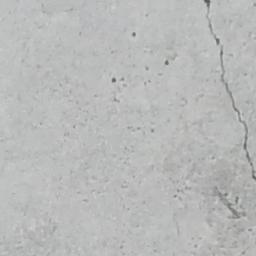
#> input picture Training_Pool_A_Walls/Cracked/7070-118.jpg, 256 x 256 px; its folder holds only this picture in this run
$ jupyter execute --allow-errors 'Phase 1 - Data Exploration.ipynb'
#> lines starting #> are read from the running program, lines starting #| are printed output that depends on the picture; after the words box and inside, x2 and y2 are one past the last pixel; in counts of white or black regions, pixels touching at a corner belong together
### Inventory, class balance and file integrity

[cell 1]
import os
import pandas as pd
import matplotlib.pyplot as plt
import seaborn as sns
from PIL import Image

# Define paths based on the project brief structure
data_dirs = { "Walls": "Training_Pool_A_Walls", "Decks": "Training_Pool_B_Decks"}
categories = ["Cracked", "Non-Cracked"]
stats = []

for domain, root_dir in data_dirs.items():
    for cat in categories:
        path = os.path.join(root_dir, cat)
        if os.path.exists(path):
            files = [f for f in os.listdir(path) if f.lower().endswith(('.png', '.jpg', '.jpeg'))]

            # Basic Integrity Check: Check first image for dimensions
            sample_size = "N/A"
            if files:
                with Image.open(os.path.join(path, files[0])) as img:
#> img is the input picture: PIL image 256x256 RGB; mean R, G, B 184.6, 185.7, 185
                    sample_size = f"{img.size[0]}x{img.size[1]}"
#> sample_size = '256x256'

            stats.append({
                "Domain": domain,
                "Class": cat,
                "Count": len(files),
                "Sample_Resolution": sample_size
            })

# Convert to DataFrame for easy analysis
df_audit = pd.DataFrame(stats)

# Calculate Imbalance Ratios
df_audit['Percentage'] = df_audit.groupby('Domain')['Count'].transform(lambda x: (x / x.sum()) * 100)

print(df_audit)

# Visualizing Class Imbalance
plt.figure(figsize=(10, 6))
sns.barplot(data=df_audit, x='Domain', y='Count', hue='Class')
plt.title("Class Distribution: Walls vs. Decks")
plt.ylabel("Number of Images")
plt.grid(axis='y', linestyle='--', alpha=0.7)
plt.show()
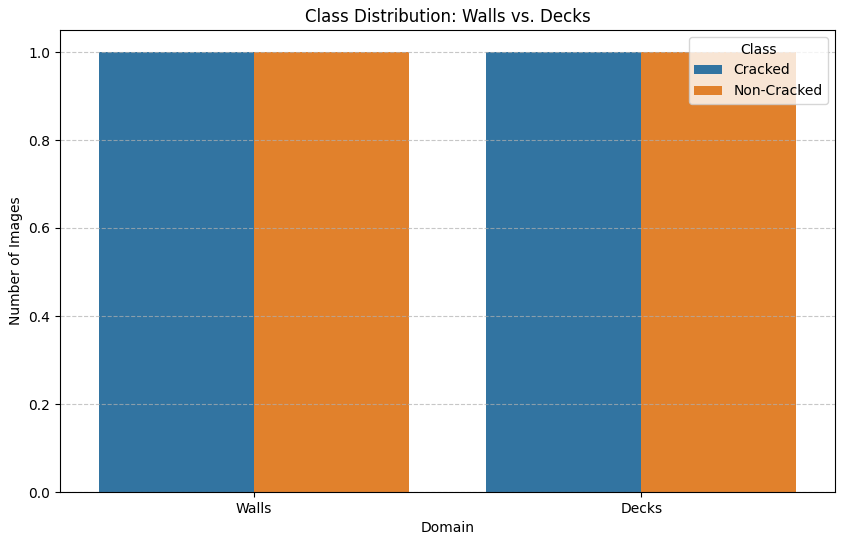
#> figure drawn by matplotlib, 1 panel

### Visual sampling

Generate a grid of images for each category --> look for non-structural features that might confuse CNN --> observe visual differences between walls and decks

[cell 2]
import numpy as np
import random

def plot_category_samples(domain, category, num_samples=8):
    path = os.path.join(data_dirs[domain], category)
    files = [f for f in os.listdir(path) if f.lower().endswith(('.png', '.jpg', '.jpeg'))]
    selected_files = random.sample(files, num_samples)

    fig, axes = plt.subplots(1, num_samples, figsize=(20, 5))
    fig.suptitle(f"Samples: {domain} - {category}", fontsize=16)

    for i, file in enumerate(selected_files):
        img_path = os.path.join(path, file)
        img = Image.open(img_path)
        axes[i].imshow(img)
        axes[i].axis('off')
        # We can also print individual image stats if needed
    plt.show()

# Run for all combinations
#> (the rest of this cell did not finish here and is left out)

### Colour and luminance distribution analysis

- Calculate R,G,B, and Luminance for every image in the Training Pools

- Use data spread to see range of shadows and water stains

- Generate histograms

[cell 3]
import cv2

def get_full_dataset_stats(domain, category):
    """
    Processes every image in the specified directory to extract
    color and luminance statistics.
    """
#> called with domain = 'Walls', category = 'Cracked'
    path = os.path.join(data_dirs[domain], category)
    files = [f for f in os.listdir(path) if f.lower().endswith(('.png', '.jpg', '.jpeg'))]

    means = []
    print(f"Processing {len(files)} images for {domain} - {category}...")

    for file in files:
        img_path = os.path.join(path, file)

        # Load image (OpenCV uses BGR by default)
        img = cv2.imread(img_path)
#> img: shape (256, 256, 3)
        if img is None:
            continue

        # Convert to Gray for luminance statistics
        gray = cv2.cvtColor(img, cv2.COLOR_BGR2GRAY)
        lum_mean = np.mean(gray)
#> lum_mean = 185.2

        # Calculate mean for R, G, B (converting BGR to RGB logic)
        # Using mean(axis=(0,1)) is faster than calculating per channel manually
        b_mean, g_mean, r_mean = np.mean(img, axis=(0, 1))
#> b_mean = 185; g_mean = 185.7; r_mean = 184.6

        means.append([domain, category, r_mean, g_mean, b_mean, lum_mean])

    return means

# 1. Collect data from ALL images
all_stats = []
for domain in data_dirs.keys():
    for cat in categories:
        all_stats.extend(get_full_dataset_stats(domain, cat))

# 2. Convert to DataFrame
df_stats = pd.DataFrame(all_stats, columns=['Domain', 'Class', 'R_Mean', 'G_Mean', 'B_Mean', 'Luminance'])

# 3. Visualization: Full Dataset Luminance Distribution
plt.figure(figsize=(12, 6))
sns.violinplot(data=df_stats, x='Domain', y='Luminance', hue='Class', split=True)
plt.title("Full Dataset: Luminance Distribution (Walls vs. Decks)")
plt.axhline(df_stats['Luminance'].mean(), color='red', linestyle='--', label='Dataset Mean')
plt.legend()
plt.show()
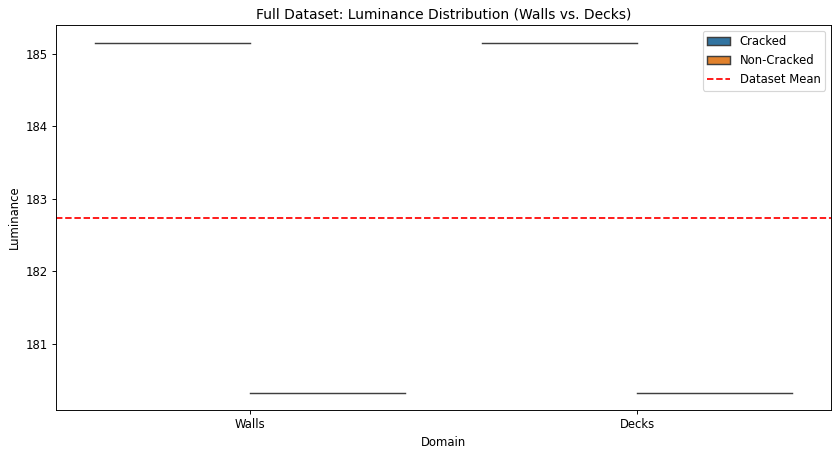
#> figure drawn by matplotlib, 1 panel

# 4. Visualization: Full Dataset RGB Histogram (The "Shape" of your data)
fig, axes = plt.subplots(1, 3, figsize=(20, 6), sharey=True)
channel_cols = ['R_Mean', 'G_Mean', 'B_Mean']
channel_names = ['Red', 'Green', 'Blue']
colors = ['#e74c3c', '#2ecc71', '#3498db']

for i, col in enumerate(channel_cols):
    sns.histplot(data=df_stats, x=col, hue='Domain', kde=True,
                 element="step", palette='mako', ax=axes[i])
    axes[i].set_title(f'Intensity Profile: {channel_names[i]} Channel')
    axes[i].set_xlabel('Mean Pixel Value')

plt.tight_layout()
plt.show()
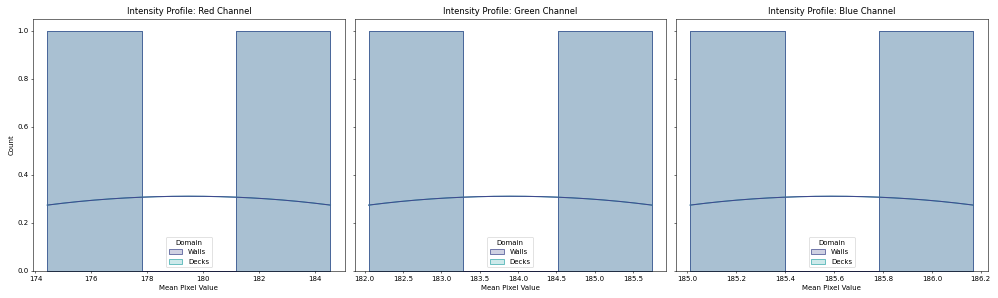
#> figure drawn by matplotlib, 3 panels; panel 1: curve peaks at x = 179.5, y = 0.311; panel 1: curve peaks at x = 179.5, y = 0.311

print("\n--- Summary Statistics (Full Dataset) ---")
print(df_stats.groupby(['Domain', 'Class'])['Luminance'].describe())

- Decks show higher mean luminance compared to walls

- Non-cracked decks show big s.d. and very small min luminance --> presence of deep shadows or deep water stains

- RGB Intensity profiles show very similar peaks and distributions --> justification to convert to grayscale?

- Cracked images have slightly higher mean luminance

### Texture and edge density analysis

Use canny edge detection on dataset to see if we can distinguish between structural cracks and environmental noise

Percentage of edge pixels in every image is calculated to determine if cracked imgs have higher edge density than non-cracked ones

[cell 4]
def get_full_edge_density(domain, category):
    """
    Applies Canny edge detection to every image in the dataset to
    calculate the density of high-frequency structural features.
    """
#> called with domain = 'Walls', category = 'Cracked'
    path = os.path.join(data_dirs[domain], category)
    files = [f for f in os.listdir(path) if f.lower().endswith(('.png', '.jpg', '.jpeg'))]

    edge_stats = []
    print(f"Calculating Edge Density for {len(files)} images in {domain} - {category}...")

    for file in files:
        img_path = os.path.join(path, file)

        # Load as grayscale directly for edge detection
        img = cv2.imread(img_path, 0)
        if img is None:
            continue

        # Apply Canny Edge Detection
        # Thresholds 100/200 are standard; can be tuned based on 'noise' findings
        edges = cv2.Canny(img, 100, 200)
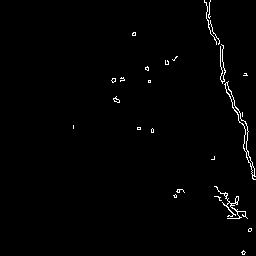
#> edges: shape (256, 256); 1.2% white in thin lines or dots, all inside (x1, y1, x2, y2) = (73, 0, 256, 255)

        # Calculate density: (Number of edge pixels / Total pixels) * 100
        density = (np.sum(edges > 0) / (img.shape[0] * img.shape[1])) * 100
#> density = 1.18
        edge_stats.append([domain, category, density])

    return edge_stats

# 1. Collect Edge Data from ALL images
edge_results = []
for domain in data_dirs.keys():
    for cat in categories:
        edge_results.extend(get_full_edge_density(domain, cat))

# 2. Convert to DataFrame
df_edges = pd.DataFrame(edge_results, columns=['Domain', 'Class', 'Edge_Density'])

# 3. Visualization: Edge Density Boxplot
plt.figure(figsize=(12, 6))
sns.boxplot(data=df_edges, x='Domain', y='Edge_Density', hue='Class', palette="Set2")
plt.title("Structural Signature: Edge Density Analysis (Full Dataset)")
plt.ylabel("Edge Pixel Percentage (%)")
plt.grid(axis='y', linestyle='--', alpha=0.6)
plt.show()
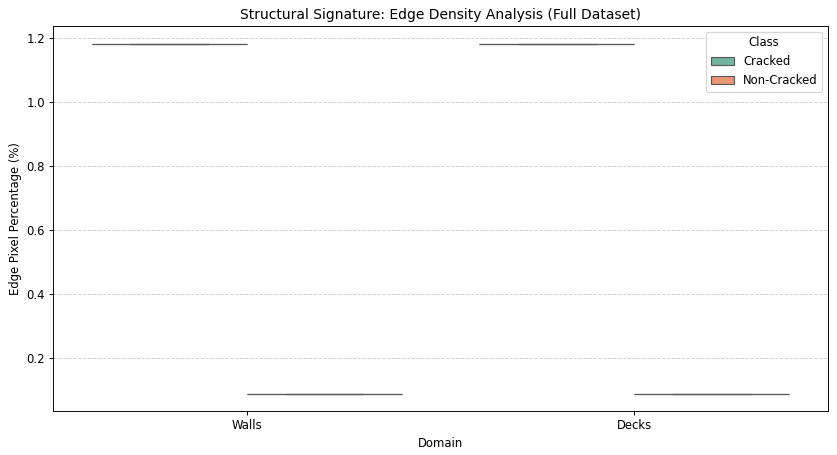
#> figure drawn by matplotlib, 1 panel

# 4. Detailed Summary of Edge Distributions
print("\n--- Edge Density Summary Statistics ---")
print(df_edges.groupby(['Domain', 'Class'])['Edge_Density'].describe())
